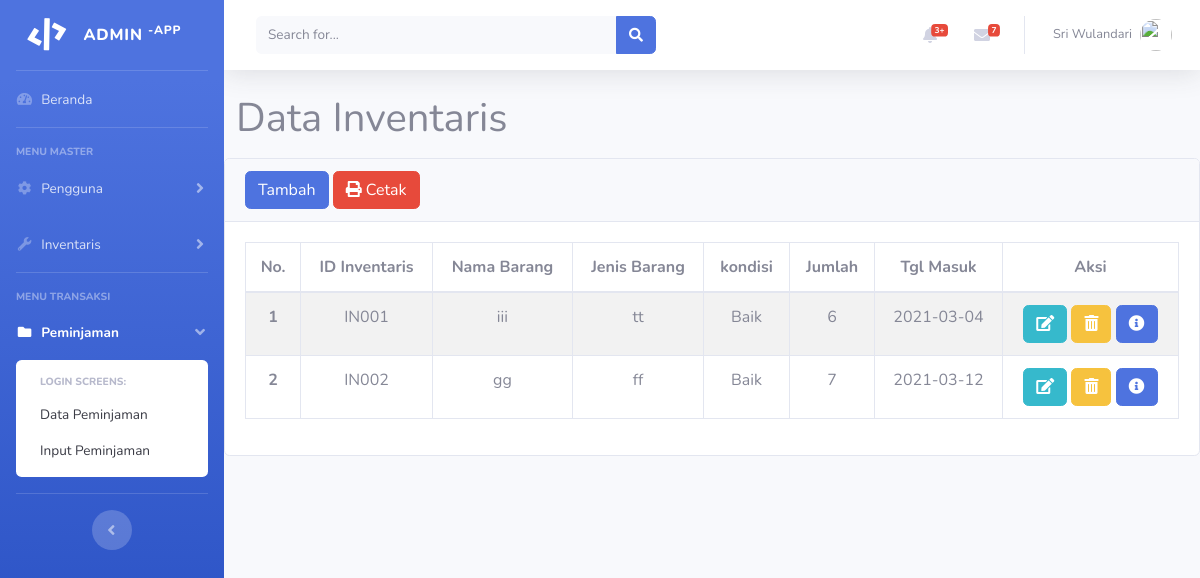
Page /admin/index.php?page=inventaris (signed in) on the committed database.
### tables this page shows
CREATE TABLE `tbl_inventaris` (
  `id_inventaris` char(5) NOT NULL,
  `nama_brg` varchar(50) NOT NULL,
  `jenis_brg` varchar(50) NOT NULL,
  `kondisi` varchar(20) NOT NULL,
  `jumlah` int(11) NOT NULL,
  `tgl_register` date NOT NULL
);

### admin/pages/dt_inventaris.php (the view, shortened to what this page needs)
<div class="breadcrumbs">
  <div class="col-sm-4">
    <h1>Data Inventaris</h1>
  </div>
</div>
<div class="content mt-3">
  <div class="animated fadeIn">
    <div class="row">
      <div class="col-md-12">
        <div class="card">
          <div class="card-header">
            <a align="right" href="index.php?page=tmb_inventaris" class="btn btn-primary">Tambah</a>
            <a target="blank" align="right" href="pages/laporan_inventaris.php" class="btn btn-danger"><i class="fa fa-print"></i>
              Cetak</a><br>
          </div>
          <div class="card-body">
            <table id="bootstrap-data-table" class="table table-striped table-bordered">
              <thead>
                <tr align="center">
                  <th>No.</th>
                  <th>ID Inventaris</th>
                  <th>Nama Barang</th>
                  <th>Jenis Barang</th>
                  <th>kondisi</th>
                  <th>Jumlah</th>
                  <th>Tgl Masuk</th>
                  <th>Aksi <span class="ti-settings"></span></th>
                </tr>
              </thead>
              <tbody>
                <?php
                $query = "SELECT * FROM tbl_inventaris";
                $sql = mysqli_query($connect, $query);
                $no = 1;
                while ($data = mysqli_fetch_array($sql)) {
                  echo "<tr class='gradeA'>";
                  echo "<td><center><b>" . $no . "</b></td>";
                  echo "<td><center>" . $data['id_inventaris'] . "</td>";
                  echo "<td><center>" . $data['nama_brg'] . "</center></td>";
                  echo "<td><center>" . $data['jenis_brg'] . "</center></td>";
                  echo "<td><center>" . $data['kondisi'] . "</center></td>";
                  echo "<td><center>" . $data['jumlah'] . "</center></td>";
                  echo "<td><center>" . $data['tgl_register'] . "</center></td>";
                  echo "<td><center>
<a class='btn btn-info '
href='index.php?page=ubh_inventaris&&id=" . $data['id_inventaris'] . "'> <i class='fas fa-edit'></i> </a>
";
                ?>
                  <a class="btn btn-warning" href="javascript: if (confirm('Apakah anda yakin
ingin menghapus data?')) { window.location.href='proses/proses_inventaris.php?id=<?php echo
                                                                                  $data['id_inventaris']; ?>' } else { void('') }; "><i class="fas fa-trash-alt"></i></a>
                  <a class="btn btn-primary" target="blank" href="index.php?
page=detail_inventaris&&id=<?php echo $data["id_inventaris"] ?>"> <i class="fas fa-info-circle"></i> </a>
                  </td>
                <?php
                  echo "</tr>";
                  $no++;
                }
                ?>
              </tbody>
            </table>
          </div>
        </div>
      </div>
    </div>
  </div>
</div>

### admin/header.php (shortened to what this page needs)
<!DOCTYPE html>
<html lang="en">
<head>
  <link href="../assets/vendor/fontawesome-free/css/all.min.css" rel="stylesheet" type="text/css">
  <link href="../assets/css/fontawesome.min.css" rel="stylesheet" type="text/css">
  <link href="../assets/css/sb-admin-2.min.css" rel="stylesheet">
</head>
<body id="page-top">
  <div id="wrapper">
    <ul class="navbar-nav bg-gradient-primary sidebar sidebar-dark accordion" id="accordionSidebar">
      <a class="sidebar-brand d-flex align-items-center justify-content-center" href="index.php">
        <div class="sidebar-brand-icon rotate-n-15">
          <i class="fas fa-code"></i>
        </div>
        <div class="sidebar-brand-text mx-3">ADMIN <sup>-APP</sup></div>
      </a>
      <hr class="sidebar-divider my-0">
      <li class="nav-item">
        <a class="nav-link" href="index.php">
          <i class="fas fa-fw fa-tachometer-alt"></i>
          <span>Beranda</span></a>
      </li>
      <hr class="sidebar-divider">
      <div class="sidebar-heading">
        Menu Master
      </div>
      <li class="nav-item">
        <a class="nav-link collapsed" href="#" data-toggle="collapse" data-target="#collapseTwo" aria-expanded="true" aria-controls="collapseTwo">
          <i class="fas fa-fw fa-cog"></i>
          <span>Pengguna</span>
        </a>
      </li>
      <li class="nav-item">
        <a class="nav-link collapsed" href="#" data-toggle="collapse" data-target="#collapseUtilities" aria-expanded="true" aria-controls="collapseUtilities">
          <i class="fas fa-fw fa-wrench"></i>
          <span>Inventaris</span>
        </a>
      </li>
      <hr class="sidebar-divider">
      <div class="sidebar-heading">
        Menu Transaksi
      </div>
      <li class="nav-item active">
        <a class="nav-link" href="#" data-toggle="collapse" data-target="#collapsePages" aria-expanded="true" aria-controls="collapsePages">
          <i class="fas fa-fw fa-folder"></i>
          <span>Peminjaman</span>
        </a>
        <div id="collapsePages" class="collapse show" aria-labelledby="headingPages" data-parent="#accordionSidebar">
          <div class="bg-white py-2 collapse-inner rounded">
            <h6 class="collapse-header">Login Screens:</h6>
            <a class="collapse-item" href="index.php?page=peminjaman">Data Peminjaman</a>
            <a class="collapse-item" href="index.php?page=inp_peminjaman">Input Peminjaman</a>
          </div>
        </div>
      </li>
      <hr class="sidebar-divider d-none d-md-block">
      <div class="text-center d-none d-md-inline">
        <button class="rounded-circle border-0" id="sidebarToggle"></button>
      </div>
    </ul>
    <div id="content-wrapper" class="d-flex flex-column">
      <div id="content">
        <nav class="navbar navbar-expand navbar-light bg-white topbar mb-4 static-top shadow">
          <form class="d-none d-sm-inline-block form-inline mr-auto ml-md-3 my-2 my-md-0 mw-100 navbar-search">
            <div class="input-group">
              <input type="text" class="form-control bg-light border-0 small" placeholder="Search for..." aria-label="Search" aria-describedby="basic-addon2">
              <div class="input-group-append">
                <button class="btn btn-primary" type="button">
                  <i class="fas fa-search fa-sm"></i>
                </button>
              </div>
            </div>
          </form>
          <ul class="navbar-nav ml-auto">
            <li class="nav-item dropdown no-arrow mx-1">
              <a class="nav-link dropdown-toggle" href="#" id="alertsDropdown" role="button" data-toggle="dropdown" aria-haspopup="true" aria-expanded="false">
                <i class="fas fa-bell fa-fw"></i>
                <span class="badge badge-danger badge-counter">3+</span>
              </a>
            </li>
            <li class="nav-item dropdown no-arrow mx-1">
              <a class="nav-link dropdown-toggle" href="#" id="messagesDropdown" role="button" data-toggle="dropdown" aria-haspopup="true" aria-expanded="false">
                <i class="fas fa-envelope fa-fw"></i>
                <span class="badge badge-danger badge-counter">7</span>
              </a>
            </li>
            <li class="nav-item dropdown no-arrow">
              <a class="nav-link dropdown-toggle" href="#" id="userDropdown" role="button" data-toggle="dropdown" aria-haspopup="true" aria-expanded="false">
                <span class="mr-2 d-none d-lg-inline text-gray-600 small"><?php echo $_SESSION['nama'] ?></span>
                <img class="img-profile rounded-circle" src="https://source.unsplash.com/QAB-WJcbgJk/60x60">
              </a>
            </li>
          </ul>
        </nav>

### admin/index.php (shortened to what this page needs)
<?php
include 'header.php';
if (isset($_GET['page'])) {
  switch ($_GET['page']) {
    case 'inventaris':
      include 'pages/dt_inventaris.php';
      break;
  }
} else {
  include 'pages/beranda.php';
}
include 'footer.php';

### admin/footer.php (shortened to what this page needs)
</div>
</div>
</div>
</body>
</html>

### rows in the picture
tbl_inventaris: id_inventaris "IN001", nama_brg "iii", jenis_brg "tt", kondisi "Baik", jumlah "6", tgl_register "2021-03-04"
tbl_inventaris: id_inventaris "IN002", nama_brg "gg", jenis_brg "ff", kondisi "Baik", jumlah "7", tgl_register "2021-03-12"

### other values in the picture
$_SESSION['nama'] "Sri Wulandari"
